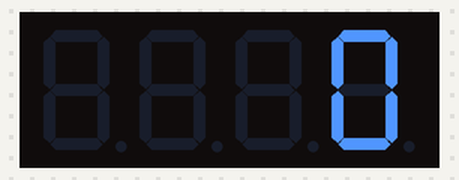
A sketch run on a simulated Arduino Uno, built with avr-gcc and run on an emulated ATmega328P. On the bench: 4-digit seven-segment display.

Above: at 0.15 s.
At 4.7 s:
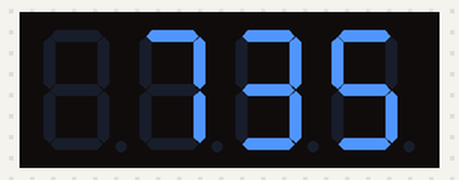
At 9.85 s:
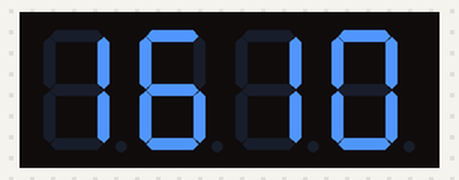
At 19.86 s:
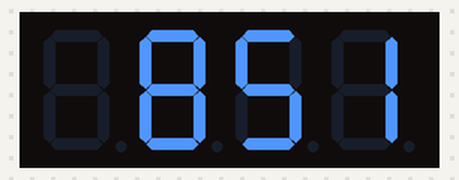
At 29.86 s:
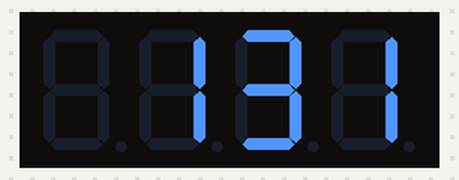
At 39.56 s:
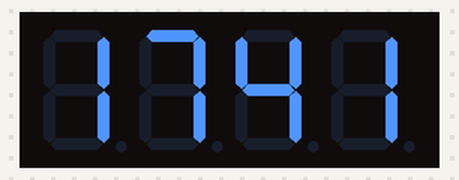

The sketch:

clock.ino
```cpp
#include "SevSeg.h"
int h=0, m=0;
SevSeg sevseg; //Initiate a seven segment controller object
void setup() {
byte numDigits = 4;
byte digitPins[] = {2,3,4,5};
byte segmentPins[] = {8,9,10,11,12,13,14,15};
sevseg.begin(COMMON_CATHODE, numDigits, digitPins, segmentPins);
sevseg.setBrightness(90);
}

void loop() {
  static unsigned long timer = millis();
  static int m = 59;
  static int h = 23;

  if (millis()>=timer)
  {
    timer += 10;
    if(++m>=60)
    {
      m=0;

      if(++h>=24)
         h=0;
     }
    sevseg.setNumber(h*100+m);
  }
    sevseg.refreshDisplay(); // Must run repeatedly
  }
```
